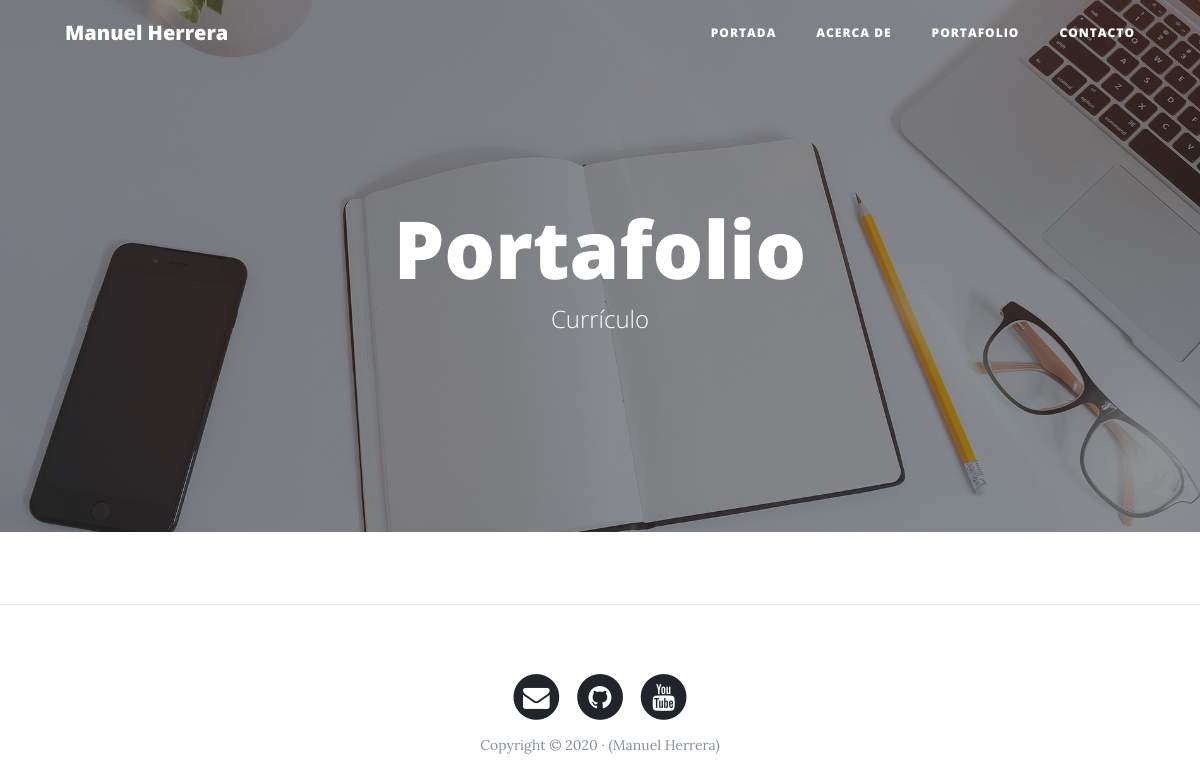
Before: /core/portfolio/ with the older database file.
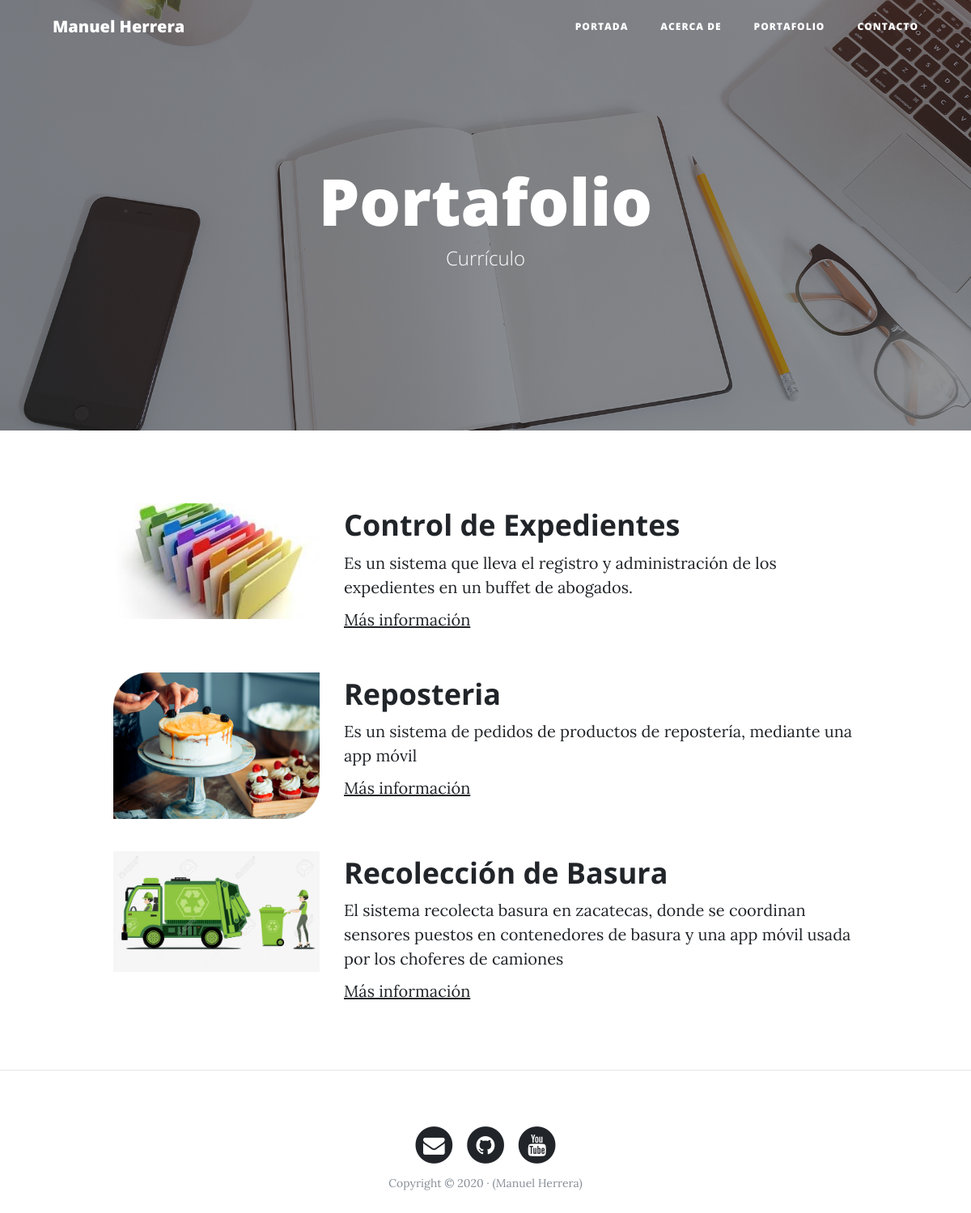
After: the same page with the newer database file.
### portfolio/models.py (models this page shows, shortened)
class Proyecto(models.Model):
    titulo = models.CharField(blank=False, null=False, max_length=100) # cadena corta
    descripcion = models.TextField(blank=True, null=False) # cadena larga
    imagen = models.ImageField(upload_to="proyectos/", null=True)
    link = models.URLField(blank=True, null=True, verbose_name='Dirección Web')
    fecha_creacion = models.DateTimeField(auto_now_add=True, verbose_name='Fecha de Creación') # verbose_name -> es como se muestra en al admin site
    fecha_modificacion = models.DateTimeField(auto_now=True, verbose_name='Fecha de Edición')
    class Meta:
        verbose_name = 'proyecto'
        verbose_name_plural = 'proyectos'
        ordering = ['-fecha_creacion']

### portfolio/views.py (the view)
# urls.py: path('portfolio/', portfolio_views.portfolio, name='portfolio'),
def portfolio(request):
    lista_proyectos = Proyecto.objects.all()
    context = {'lista_proyectos': lista_proyectos}
    return render(request, 'portfolio/portfolio.html', context)

### portfolio/templates/portfolio/portfolio.html (shortened to what this page needs)
{% extends 'core/base.html' %}
{% block background %} {% load static %}{% static 'core/img/portfolio-bg.jpg' %} {% endblock background %}
{% block header %}
    <h1>Portafolio</h1>
    <span class="subheading">Currículo</span>
{% endblock header %}
{% block content %}
    {% for proyecto in lista_proyectos %}
        <div class="row project">
            <div class="col-lg-3 col-md-4 offset-lg-1">
                <img class="img-fluid" src="{{ proyecto.imagen.url }}" alt="">
            </div>
            <div class="col-lg-7 col-md-8">
                <h2 class="section-heading title">{{ proyecto.titulo }}</h2>
            <p>{{ proyecto.descripcion }}</p>
                <p><a href="{{ proyecto.link }}">Más información</a></p>
            </div>
        </div>
    {% endfor %}
{% endblock content %}

### core/templates/core/base.html (shortened to what this page needs)
<!DOCTYPE html>
<html lang="es">
  <head>
    {% load static %}
    <link href="{% static 'core/vendor/bootstrap/css/bootstrap.min.css' %}" rel="stylesheet">
    <link href="{% static 'core/vendor/font-awesome/css/font-awesome.min.css' %}" rel="stylesheet" type="text/css">
    <link href="{% static 'core/css/clean-blog.min.css' %}" rel="stylesheet">
  </head>
  <body>
    <nav class="navbar navbar-expand-lg navbar-light fixed-top" id="mainNav">
      <div class="container">
        <a class="navbar-brand" href="{% url 'core:home' %}">Manuel Herrera</a>
        <div class="collapse navbar-collapse" id="navbarResponsive">
          <ul class="navbar-nav ml-auto">
            <li class="nav-item">
              <a class="nav-link" href="{% url 'core:home' %}">Portada</a>
            </li>
            <li class="nav-item">
              <a class="nav-link" href="{% url 'core:about' %}">Acerca de</a>
            </li>
            <li class="nav-item">
              <a class="nav-link" href="{% url 'core:portfolio' %}">Portafolio</a>
            </li>
            <li class="nav-item">
              <a class="nav-link" href="{% url 'core:contact' %}">Contacto</a>
            </li>
          </ul>
        </div>
      </div>
    </nav>
    <header class="masthead" style="background-image: url(' {% block background %} {% endblock %} ')">
      <div class="overlay"></div>
      <div class="container">
        <div class="row">
          <div class="col-lg-8 col-md-10 mx-auto">
            <div class="site-heading">
              {% block header %}{% endblock header %}
            </div>
          </div>
        </div>
      </div>
    </header>
    <div class="container">
      {% block content %}
      {% endblock content %}
    </div>
    {% if request.path != "/core/" %}
      <hr>
    {% endif %}
    <footer>
      <div class="container">
        <div class="row">
          <div class="col-lg-8 col-md-10 mx-auto">
            <ul class="list-inline text-center">
              <li class="list-inline-item">
                <a href="#">
                  <span class="fa-stack fa-lg">
                    <i class="fa fa-circle fa-stack-2x"></i>
                    <i class="fa fa-envelope fa-stack-1x fa-inverse"></i>
                  </span>
                </a>
              </li>
              <li class="list-inline-item">
                <a href="#">
                  <span class="fa-stack fa-lg">
                    <i class="fa fa-circle fa-stack-2x"></i>
                    <i class="fa fa-github fa-stack-1x fa-inverse"></i>
                  </span>
                </a>
              </li>
              <li class="list-inline-item">
                <a href="#">
                  <span class="fa-stack fa-lg">
                    <i class="fa fa-circle fa-stack-2x"></i>
                    <i class="fa fa-youtube fa-stack-1x fa-inverse"></i>
                  </span>
                </a>
              </li>
            </ul>
            <p class="copyright text-muted">Copyright &copy; 2020 ·  (Manuel Herrera) </p>
          </div>
        </div>
      </div>
    </footer>
  </body>
</html>

Changed rows visible on the page:
added Proyecto: imagen (picture), titulo "Control de Expedientes", descripcion "Es un sistema que lleva el registro y administración de los expedientes en un buffet de abogados."
added Proyecto: imagen (picture), titulo "Reposteria", descripcion "Es un sistema de pedidos de productos de repostería, mediante una app móvil"
added Proyecto: imagen (picture), titulo "Recolección de Basura", descripcion "El sistema recolecta basura en zacatecas, donde se coordinan sensores puestos en contenedores de basura y una app móvil usada por los choferes de camiones"
